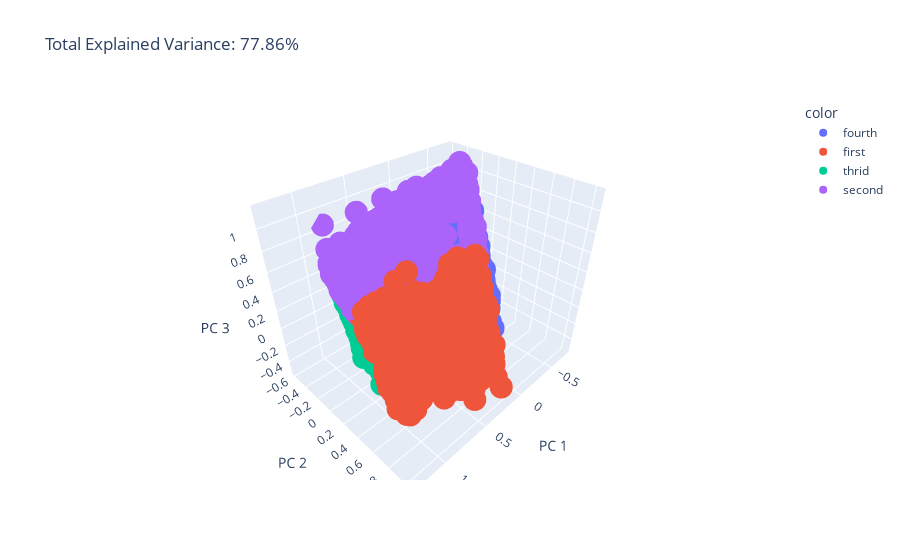

Notebook cell for this chart:
### Markdown cell above
Escolhemos component 1 e 2 porque sao o que explicam maior variancia. Pela maneira que estão criados os clusters, pode justificar mudar para 3 ou 5 clusters

### Code cell
#visualizing PCA 3d
import plotly.express as px
from sklearn.decomposition import PCA

df = df_clustering_scaled
#X = df[['sepal_length', 'sepal_width', 'petal_length', 'petal_width']]

pca = PCA(n_components=3)
components = pca.fit_transform(df)

total_var = pca.explained_variance_ratio_.sum() * 100

fig = px.scatter_3d(
    components, x=0, y=1, z=2, color=df_segm_pca_kmeans['Segment'],
    title=f'Total Explained Variance: {total_var:.2f}%',
    labels={'0': 'PC 1', '1': 'PC 2', '2': 'PC 3'}
)
fig.show()

### Figure 1 — Plotly figure (JSON) as saved in the notebook; plotly's stock layout.template omitted (floating-point values rounded to 4 significant figures; data arrays with more than 128 entries replaced by an {"elided": "..."} marker saying what was removed)
{"data": [{"hovertemplate": "color=fourth<br>PC 1=%{x}<br>PC 2=%{y}<br>PC 3=%{z}<extra></extra>", "legendgroup": "fourth", "marker": {"color": "#636efa", "symbol": "circle"}, "mode": "markers", "name": "fourth", "scene": "scene", "showlegend": true, "type": "scatter3d", "x": {"elided": "4312 float values"}, "y": {"elided": "4312 float values"}, "z": {"elided": "4312 float values"}}, {"hovertemplate": "color=first<br>PC 1=%{x}<br>PC 2=%{y}<br>PC 3=%{z}<extra></extra>", "legendgroup": "first", "marker": {"color": "#EF553B", "symbol": "circle"}, "mode": "markers", "name": "first", "scene": "scene", "showlegend": true, "type": "scatter3d", "x": {"elided": "1232 float values"}, "y": {"elided": "1232 float values"}, "z": {"elided": "1232 float values"}}, {"hovertemplate": "color=thrid<br>PC 1=%{x}<br>PC 2=%{y}<br>PC 3=%{z}<extra></extra>", "legendgroup": "thrid", "marker": {"color": "#00cc96", "symbol": "circle"}, "mode": "markers", "name": "thrid", "scene": "scene", "showlegend": true, "type": "scatter3d", "x": {"elided": "2176 float values"}, "y": {"elided": "2176 float values"}, "z": {"elided": "2176 float values"}}, {"hovertemplate": "color=second<br>PC 1=%{x}<br>PC 2=%{y}<br>PC 3=%{z}<extra></extra>", "legendgroup": "second", "marker": {"color": "#ab63fa", "symbol": "circle"}, "mode": "markers", "name": "second", "scene": "scene", "showlegend": true, "type": "scatter3d", "x": {"elided": "916 float values"}, "y": {"elided": "916 float values"}, "z": {"elided": "916 float values"}}], "layout": {"legend": {"title": {"text": "color"}, "tracegroupgap": 0}, "scene": {"domain": {"x": [0, 1], "y": [0, 1]}, "xaxis": {"title": {"text": "PC 1"}}, "yaxis": {"title": {"text": "PC 2"}}, "zaxis": {"title": {"text": "PC 3"}}}, "title": {"text": "Total Explained Variance: 77.86%"}}}
